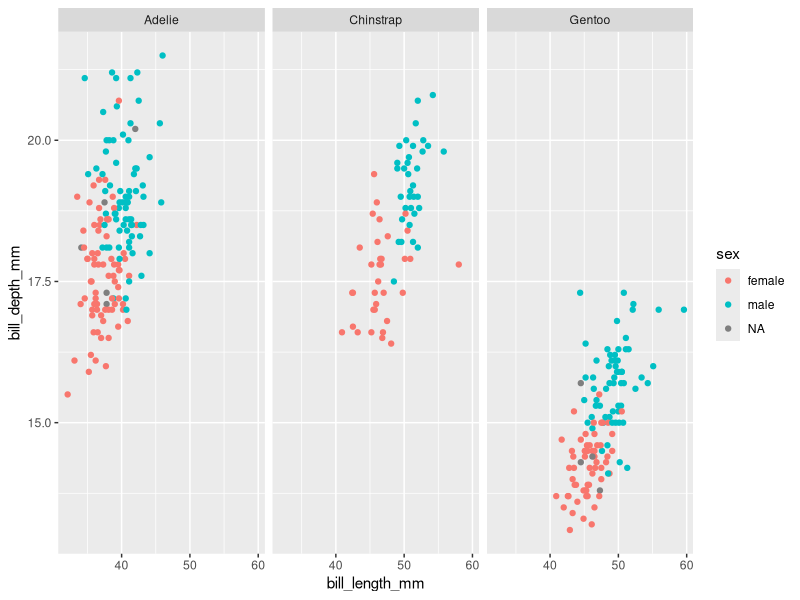

Recreate this plot in R.
## ---- chunk 1
knitr::opts_chunk$set(echo = TRUE)
## ---- chunk 2
#install.packages("palmerpenguins")
library (palmerpenguins)
library(tidyverse)

View(penguins)
dim(penguins)
ncol(penguins)
head(penguins)
## ---- chunk 3
ggplot(penguins)+
  geom_point(mapping = aes(x=bill_length_mm, y=bill_depth_mm, colour = sex))+
  facet_wrap(~species)+
  theme_get()
